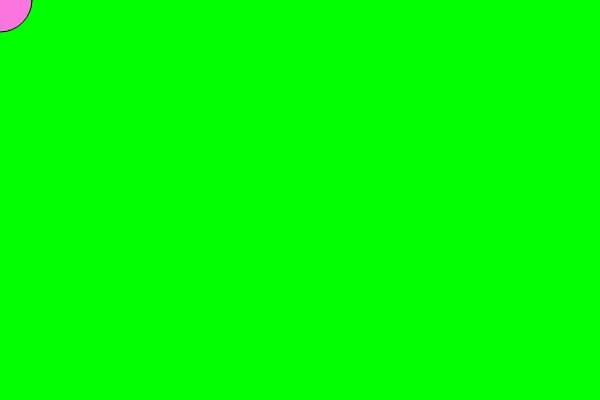
Frame 1 (no input)
Frame 60 (no input): identical to frame 1, image omitted
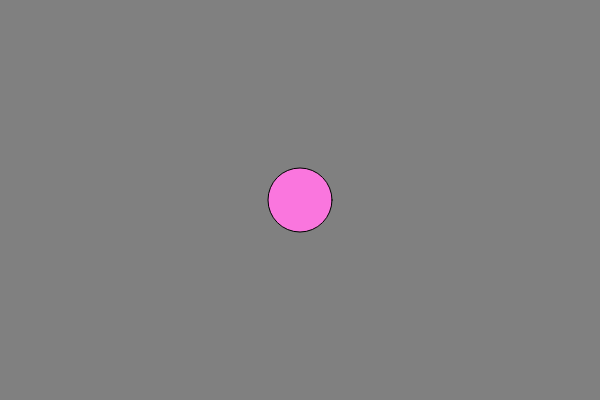
Frame 120 (the mouse pressed at the canvas centre since frame 60)

The p5.js sketch that drew these frames (run headless with seeded random() and noise() and a simulated clock; from frame 60 on, the mouse is pressed at the canvas centre):

// p5.js sketch
// ── sketch.js
// Video 2.5 discusses the map() function
// Map() uses input of some kind to map a value to a specific range/value

var col = 0;
var col2 = 0;

function setup() {
  createCanvas(600, 400);
}

function draw() {
  //Background
  col = map(mouseX,0,600,0,255);
  col2 = map(mouseY,0,400,255,0);
  background(col,col2,col);
  //ellipse
  fill(250,118,222);
  ellipse(mouseX,mouseY,64,64);
}
